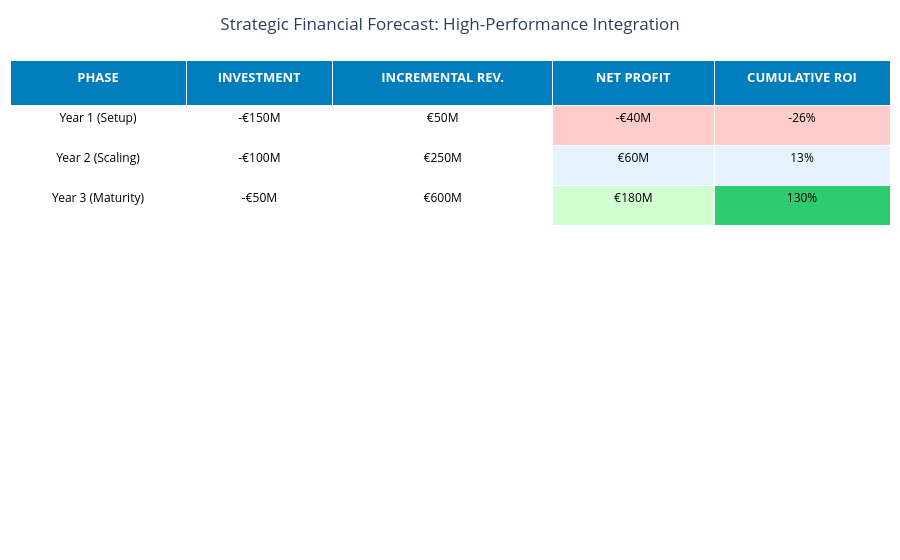

Notebook code for this chart:
### Code cell
import plotly.graph_objects as go

# Configuration des données
header_values = ['<b>PHASE</b>', '<b>INVESTMENT</b>', '<b>INCREMENTAL REV.</b>', '<b>NET PROFIT</b>', '<b>CUMULATIVE ROI</b>']
cells_values = [
    ["Year 1 (Setup)", "Year 2 (Scaling)", "Year 3 (Maturity)"],
    ["-€150M", "-€100M", "-€50M"],
    ["€50M", "€250M", "€600M"],
    ["-€40M", "€60M", "€180M"],
    ["-26%", "13%", "130%"]
]

# Création du tableau
fig = go.Figure(data=[go.Table(
    # Configuration des largeurs de colonnes (plus larges pour les titres)
    columnwidth = [120, 100, 150, 110, 120],
    
    header=dict(
        values=header_values,
        fill_color='#007DBC', # Bleu Décathlon
        align='center',
        font=dict(color='white', size=13),
        height=45
    ),
    cells=dict(
        values=cells_values,
        # Couleurs de fond pour les lignes : Blanc pour tout, sauf les indicateurs de performance
        fill_color=[
            ['white']*3, # Phase
            ['white']*3, # Investment
            ['white']*3, # Revenue
            ['#FFCCCC', '#E6F3FF', '#D1FFD1'], # Net Profit (Rouge -> Bleu -> Vert)
            ['#FFCCCC', '#E6F3FF', '#2ECC71']  # ROI (Rouge -> Bleu -> Vert)
        ],
        align='center',
        font=dict(color='black', size=12),
        height=40
    )
)])

fig.update_layout(
    title="Strategic Financial Forecast: High-Performance Integration",
    title_x=0.5,
    margin=dict(l=10, r=10, t=60, b=10)
)

fig.show()

### Figure 1 — Plotly figure (JSON) as saved in the notebook; plotly's stock layout.template omitted (floating-point values rounded to 4 significant figures)
{"data": [{"cells": {"align": "center", "fill": {"color": [["white", "white", "white"], ["white", "white", "white"], ["white", "white", "white"], ["#FFCCCC", "#E6F3FF", "#D1FFD1"], ["#FFCCCC", "#E6F3FF", "#2ECC71"]]}, "font": {"color": "black", "size": 12}, "height": 40, "values": [["Year 1 (Setup)", "Year 2 (Scaling)", "Year 3 (Maturity)"], ["-€150M", "-€100M", "-€50M"], ["€50M", "€250M", "€600M"], ["-€40M", "€60M", "€180M"], ["-26%", "13%", "130%"]]}, "columnwidth": [120, 100, 150, 110, 120], "header": {"align": "center", "fill": {"color": "#007DBC"}, "font": {"color": "white", "size": 13}, "height": 45, "values": ["<b>PHASE</b>", "<b>INVESTMENT</b>", "<b>INCREMENTAL REV.</b>", "<b>NET PROFIT</b>", "<b>CUMULATIVE ROI</b>"]}, "type": "table"}], "layout": {"margin": {"b": 10, "l": 10, "r": 10, "t": 60}, "title": {"text": "Strategic Financial Forecast: High-Performance Integration", "x": 0.5}}}
